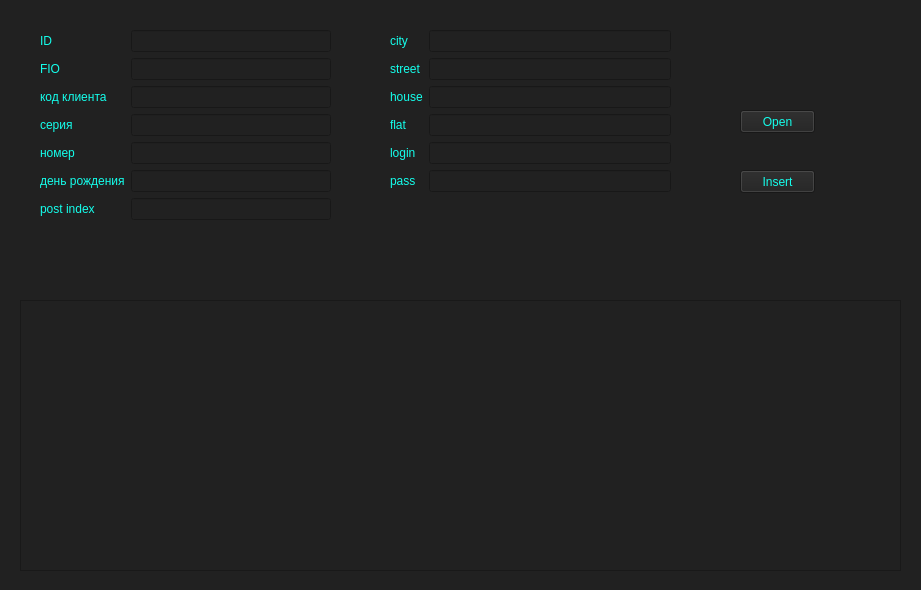
<?xml version="1.0" encoding="UTF-8"?>
<ui version="4.0">
 <class>Form</class>
 <widget class="QWidget" name="Form">
  <property name="geometry">
   <rect>
    <x>0</x>
    <y>0</y>
    <width>921</width>
    <height>590</height>
   </rect>
  </property>
  <property name="windowTitle">
   <string>Form</string>
  </property>
  <property name="styleSheet">
   <string notr="true">background-color: rgb(33, 33, 33)</string>
  </property>
  <widget class="QTableWidget" name="twStaffs">
   <property name="geometry">
    <rect>
     <x>20</x>
     <y>300</y>
     <width>881</width>
     <height>271</height>
    </rect>
   </property>
   <property name="styleSheet">
    <string notr="true">color: rgb(20, 255, 236)</string>
   </property>
  </widget>
  <widget class="QPushButton" name="pushButton">
   <property name="geometry">
    <rect>
     <x>740</x>
     <y>110</y>
     <width>75</width>
     <height>23</height>
    </rect>
   </property>
   <property name="styleSheet">
    <string notr="true">color: rgb(20, 255, 236)</string>
   </property>
   <property name="text">
    <string>Open</string>
   </property>
  </widget>
  <widget class="QPushButton" name="pushButton_2">
   <property name="geometry">
    <rect>
     <x>740</x>
     <y>170</y>
     <width>75</width>
     <height>23</height>
    </rect>
   </property>
   <property name="styleSheet">
    <string notr="true">color: rgb(20, 255, 236)</string>
   </property>
   <property name="text">
    <string>Insert</string>
   </property>
  </widget>
  <widget class="QWidget" name="">
   <property name="geometry">
    <rect>
     <x>40</x>
     <y>30</y>
     <width>291</width>
     <height>241</height>
    </rect>
   </property>
   <layout class="QFormLayout" name="formLayout">
    <item row="0" column="0">
     <widget class="QLabel" name="label">
      <property name="styleSheet">
       <string notr="true">color: rgb(20, 255, 236)</string>
      </property>
      <property name="text">
       <string>ID</string>
      </property>
     </widget>
    </item>
    <item row="0" column="1">
     <widget class="QLineEdit" name="leID">
      <property name="styleSheet">
       <string notr="true">color: rgb(20, 255, 236)</string>
      </property>
     </widget>
    </item>
    <item row="1" column="0">
     <widget class="QLabel" name="label_2">
      <property name="styleSheet">
       <string notr="true">color: rgb(20, 255, 236)</string>
      </property>
      <property name="text">
       <string>FIO</string>
      </property>
     </widget>
    </item>
    <item row="1" column="1">
     <widget class="QLineEdit" name="leFIO">
      <property name="styleSheet">
       <string notr="true">color: rgb(20, 255, 236)</string>
      </property>
     </widget>
    </item>
    <item row="2" column="0">
     <widget class="QLabel" name="label_3">
      <property name="styleSheet">
       <string notr="true">color: rgb(20, 255, 236)</string>
      </property>
      <property name="text">
       <string>код клиента</string>
      </property>
     </widget>
    </item>
    <item row="2" column="1">
     <widget class="QLineEdit" name="leCodeClient">
      <property name="styleSheet">
       <string notr="true">color: rgb(20, 255, 236)</string>
      </property>
     </widget>
    </item>
    <item row="3" column="0">
     <widget class="QLabel" name="label_4">
      <property name="styleSheet">
       <string notr="true">color: rgb(20, 255, 236)</string>
      </property>
      <property name="text">
       <string>серия</string>
      </property>
     </widget>
    </item>
    <item row="3" column="1">
     <widget class="QLineEdit" name="leSeria">
      <property name="styleSheet">
       <string notr="true">color: rgb(20, 255, 236)</string>
      </property>
     </widget>
    </item>
    <item row="4" column="0">
     <widget class="QLabel" name="label_5">
      <property name="styleSheet">
       <string notr="true">color: rgb(20, 255, 236)</string>
      </property>
      <property name="text">
       <string>номер</string>
      </property>
     </widget>
    </item>
    <item row="4" column="1">
     <widget class="QLineEdit" name="leNomer">
      <property name="styleSheet">
       <string notr="true">color: rgb(20, 255, 236)</string>
      </property>
     </widget>
    </item>
    <item row="5" column="0">
     <widget class="QLabel" name="label_6">
      <property name="styleSheet">
       <string notr="true">color: rgb(20, 255, 236)</string>
      </property>
      <property name="text">
       <string>день рождения</string>
      </property>
     </widget>
    </item>
    <item row="5" column="1">
     <widget class="QLineEdit" name="leHP">
      <property name="styleSheet">
       <string notr="true">color: rgb(20, 255, 236)</string>
      </property>
     </widget>
    </item>
    <item row="6" column="0">
     <widget class="QLabel" name="label_7">
      <property name="styleSheet">
       <string notr="true">color: rgb(20, 255, 236)</string>
      </property>
      <property name="text">
       <string>post index</string>
      </property>
     </widget>
    </item>
    <item row="6" column="1">
     <widget class="QLineEdit" name="lePostIndex">
      <property name="styleSheet">
       <string notr="true">color: rgb(20, 255, 236)</string>
      </property>
     </widget>
    </item>
   </layout>
  </widget>
  <widget class="QWidget" name="">
   <property name="geometry">
    <rect>
     <x>390</x>
     <y>30</y>
     <width>281</width>
     <height>241</height>
    </rect>
   </property>
   <layout class="QFormLayout" name="formLayout_2">
    <item row="0" column="0">
     <widget class="QLabel" name="label_13">
      <property name="styleSheet">
       <string notr="true">color: rgb(20, 255, 236)</string>
      </property>
      <property name="text">
       <string>city</string>
      </property>
     </widget>
    </item>
    <item row="0" column="1">
     <widget class="QLineEdit" name="leCity">
      <property name="styleSheet">
       <string notr="true">color: rgb(20, 255, 236)</string>
      </property>
     </widget>
    </item>
    <item row="1" column="1">
     <widget class="QLineEdit" name="leStreet">
      <property name="styleSheet">
       <string notr="true">color: rgb(20, 255, 236)</string>
      </property>
     </widget>
    </item>
    <item row="2" column="0">
     <widget class="QLabel" name="label_9">
      <property name="styleSheet">
       <string notr="true">color: rgb(20, 255, 236)</string>
      </property>
      <property name="text">
       <string>house</string>
      </property>
     </widget>
    </item>
    <item row="2" column="1">
     <widget class="QLineEdit" name="leHouse">
      <property name="styleSheet">
       <string notr="true">color: rgb(20, 255, 236)</string>
      </property>
     </widget>
    </item>
    <item row="3" column="0">
     <widget class="QLabel" name="label_10">
      <property name="styleSheet">
       <string notr="true">color: rgb(20, 255, 236)</string>
      </property>
      <property name="text">
       <string>flat</string>
      </property>
     </widget>
    </item>
    <item row="3" column="1">
     <widget class="QLineEdit" name="leFlat">
      <property name="styleSheet">
       <string notr="true">color: rgb(20, 255, 236)</string>
      </property>
     </widget>
    </item>
    <item row="4" column="0">
     <widget class="QLabel" name="label_11">
      <property name="styleSheet">
       <string notr="true">color: rgb(20, 255, 236)</string>
      </property>
      <property name="text">
       <string>login</string>
      </property>
     </widget>
    </item>
    <item row="4" column="1">
     <widget class="QLineEdit" name="leLogin">
      <property name="styleSheet">
       <string notr="true">color: rgb(20, 255, 236)</string>
      </property>
     </widget>
    </item>
    <item row="5" column="0">
     <widget class="QLabel" name="label_12">
      <property name="styleSheet">
       <string notr="true">color: rgb(20, 255, 236)</string>
      </property>
      <property name="text">
       <string>pass</string>
      </property>
     </widget>
    </item>
    <item row="5" column="1">
     <widget class="QLineEdit" name="lePass">
      <property name="styleSheet">
       <string notr="true">color: rgb(20, 255, 236)</string>
      </property>
     </widget>
    </item>
    <item row="1" column="0">
     <widget class="QLabel" name="label_8">
      <property name="styleSheet">
       <string notr="true">color: rgb(20, 255, 236)</string>
      </property>
      <property name="text">
       <string>street</string>
      </property>
     </widget>
    </item>
   </layout>
  </widget>
 </widget>
 <resources/>
 <connections/>
</ui>
